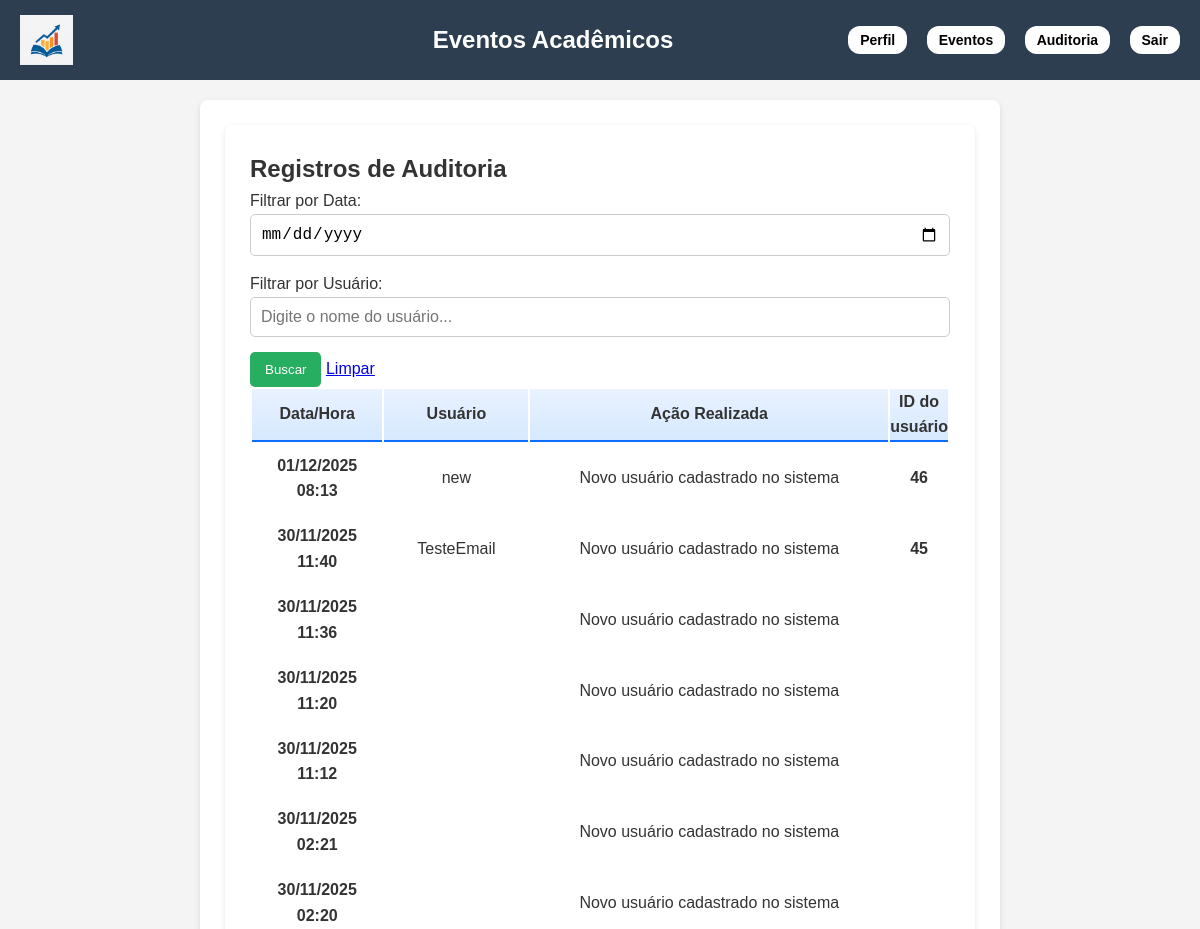
The app's page /api/auditoria/ (signed in, upper part), older data.
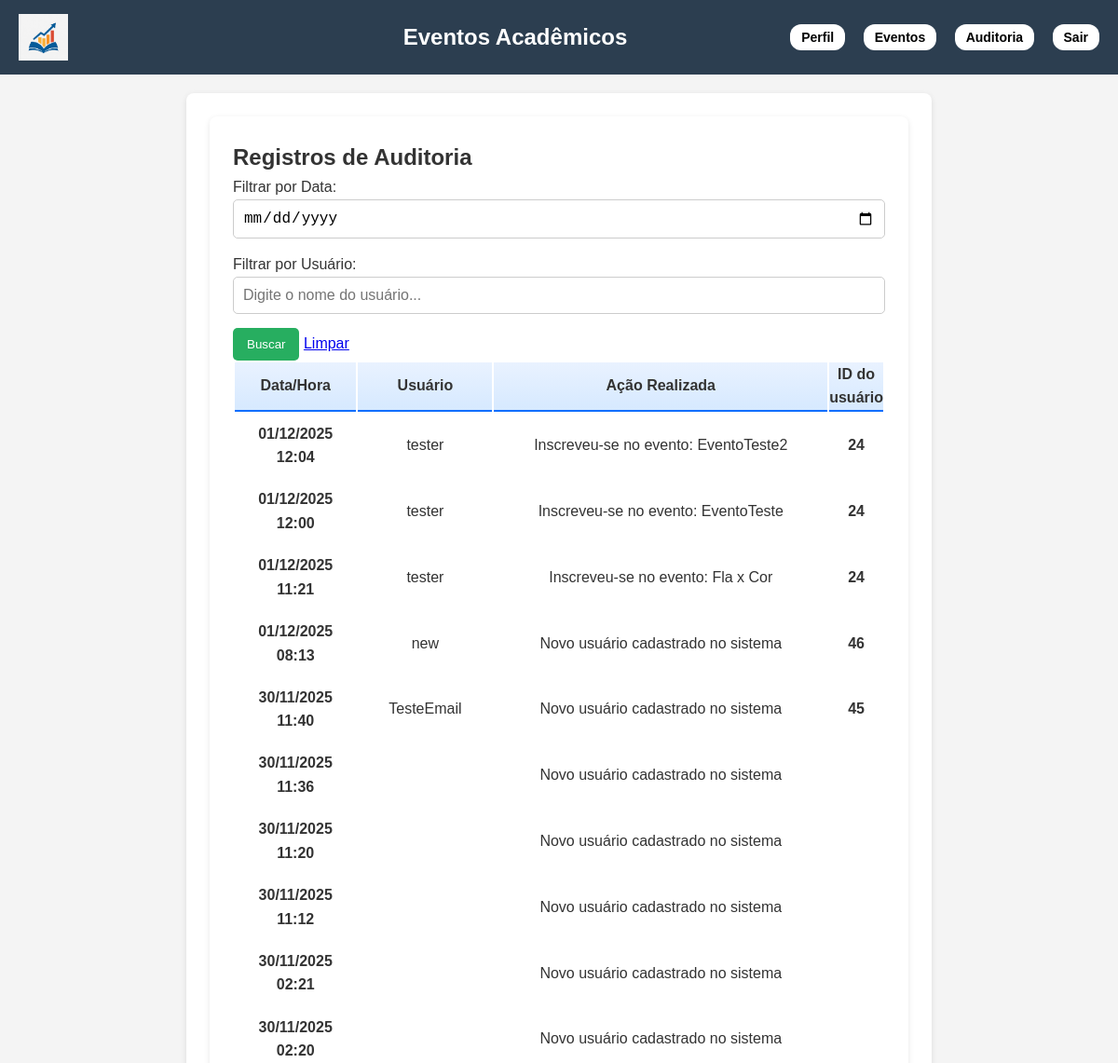
The same page, newer data.
### eventos/models.py (models this page shows, shortened)
class RegistroAuditoria(models.Model):
    usuario = models.ForeignKey(User, on_delete=models.SET_NULL, null=True)
    acao = models.CharField(max_length=255)
    data_hora = models.DateTimeField(auto_now_add=True)
    class Meta:
        ordering = ['-data_hora']

### eventos/views.py (the view)
# urls.py: path('auditoria/', views.AuditoriaListView.as_view(), name='auditoria_list'),
class AuditoriaListView(LoginRequiredMixin, UserPassesTestMixin, ListView):
    model = RegistroAuditoria
    template_name = 'auditoria_list.html'
    context_object_name = 'registros'
    paginate_by = 20
    def test_func(self):
        perfil = getattr(self.request.user, 'perfil', None)
        return perfil and perfil.tipo == 'organizador'
    def get_queryset(self):
        qs = RegistroAuditoria.objects.all().order_by('-data_hora')
        data_busca = self.request.GET.get('data_busca')
        usuario_busca = self.request.GET.get('usuario_busca')
        if data_busca:
            try:
                data_obj = datetime.strptime(data_busca, '%Y-%m-%d').date()
                qs = qs.filter(data_hora__date=data_obj)
            except ValueError:
                pass # Se a data for inválida, ignora
        if usuario_busca:
            qs = qs.filter(usuario__username__icontains=usuario_busca)
        return qs
    def get_context_data(self, **kwargs):
        context = super().get_context_data(**kwargs)
        context['data_busca'] = self.request.GET.get('data_busca', '')
        context['usuario_busca'] = self.request.GET.get('usuario_busca', '')
        return context

### eventos/context_processors.py (called while the page is built)
def perfil_context(request):
    if request.user.is_authenticated:
        return {'perfil': getattr(request.user, 'perfil', None)}
    return {}

### eventos/templates/auditoria_list.html (shortened to what this page needs)
{% extends 'base.html' %}
{% block content %}
<div class="container mt-5">
    <div class="mb-4">
        <h2 class="fw-bold text-primary mb-3">Registros de Auditoria</h2>
        <div class="card p-4 shadow-sm border-0 bg-light">
            <form method="get" class="row g-3 align-items-end">
                <div class="col-md-4">
                    <label for="data_busca" class="form-label fw-bold text-secondary">Filtrar por Data:</label>
                    <input type="date" class="form-control" id="data_busca" name="data_busca"
                           value="{{ data_busca }}">
                </div>
                <div class="col-md-4">
                    <label for="usuario_busca" class="form-label fw-bold text-secondary">Filtrar por Usuário:</label>
                    <input type="text" class="form-control" id="usuario_busca" name="usuario_busca"
                           placeholder="Digite o nome do usuário..." value="{{ usuario_busca }}">
                </div>
                <div class="col-md-4 d-flex gap-2">
                    <button type="submit" class="btn btn-primary w-100 fw-bold">
                        Buscar
                    </button>
                    <a href="{% url 'auditoria_list' %}" class="btn btn-outline-secondary w-50">
                        Limpar
                    </a>
                </div>
            </form>
        </div>
        </div>
    <div class="table-responsive mt-4">
        <table class="table table-bordered table-striped align-middle shadow-sm">
            <thead class="table-primary text-center">
                <tr>
                    <th scope="col" class="px-3 py-2" style="width: 20%;">Data/Hora</th>
                    <th scope="col" class="px-3 py-2" style="width: 20%;">Usuário</th>
                    <th scope="col" class="px-3 py-2" style="width: 60%;">Ação Realizada</th>
                    <th scope="col" class="px-3 py-2" style="width: 60%;">ID do usuário</th>
                </tr>
            </thead>
            <tbody>
                {% for registro in registros %}
                <tr>
                    <td class="text-center"><strong>{{ registro.data_hora|date:"d/m/Y H:i" }}</strong></td>
                    <td class="fw-semibold text-dark">{{ registro.usuario.username }}</td>
                    <td class="text-muted">{{ registro.acao }}</td>
                    <td class="fw-semibold text-dark"><strong>{{ registro.usuario.id}}</strong></td>
                </tr>
                {% empty %}
                <tr>
                    <td colspan="3" class="text-center text-muted py-3">
                        Nenhum registro encontrado com os filtros selecionados.
                    </td>
                </tr>
                {% endfor %}
            </tbody>
        </table>
    </div>
</div>
{% endblock %}

Row changes from the older to the newer data that the page shows:
added RegistroAuditoria: data_hora "01/12/2025 12:04", usuario.username "tester", acao "Inscreveu-se no evento: EventoTeste2", usuario.id "24"
added RegistroAuditoria: data_hora "01/12/2025 12:00", usuario.username "tester", acao "Inscreveu-se no evento: EventoTeste", usuario.id "24"
added RegistroAuditoria: data_hora "01/12/2025 11:21", usuario.username "tester", acao "Inscreveu-se no evento: Fla x Cor", usuario.id "24"
